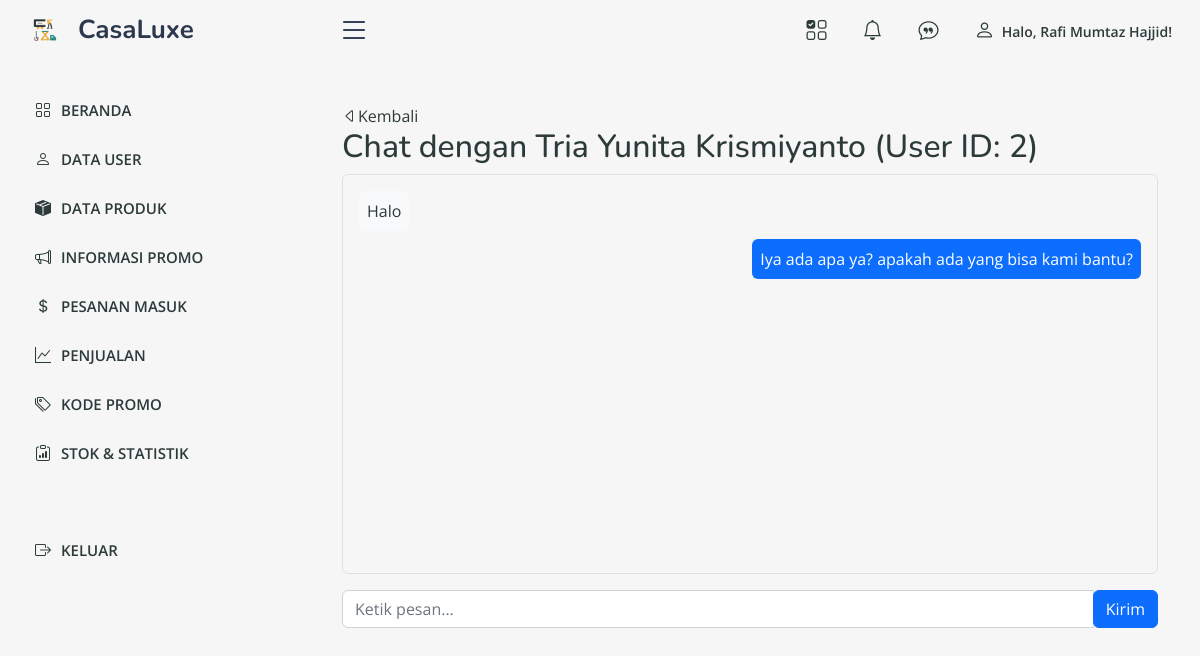
The page /admin/chat.php?user_id=2 (signed in) on the database as committed earlier.
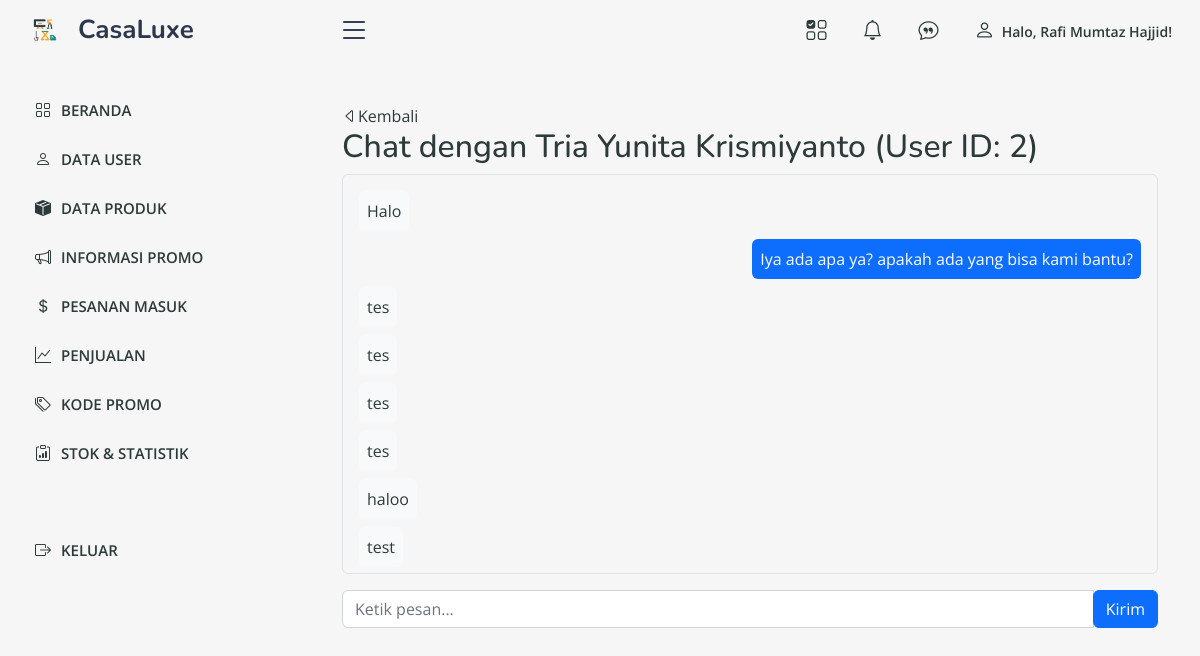
The same page on the database as committed later.
### tables this page shows
CREATE TABLE `messages` (
  `id_message` int(11) NOT NULL,
  `user_id` int(11) NOT NULL,
  `sender` enum('admin','user') NOT NULL,
  `message` text NOT NULL,
  `timestamp` timestamp NOT NULL DEFAULT current_timestamp()
);

### admin/chat.php (the view, shortened to what this page needs)
<?php
include '../db.php';
$user_id = $_GET['user_id'];
$user_query = "SELECT nama FROM user WHERE id_user='$user_id'";
$user_result = mysqli_query($kon, $user_query);
$user_data = mysqli_fetch_assoc($user_result);
$user_name = $user_data['nama'] ?? 'Tidak Diketahui';
$query = "SELECT * FROM messages WHERE user_id='$user_id' ORDER BY timestamp";
$result = mysqli_query($kon, $query);
?>
<!DOCTYPE html>
<html lang="en">
<head>
    <link href="../assets/vendor/bootstrap/css/bootstrap.min.css" rel="stylesheet">
    <link href="../assets/vendor/bootstrap-icons/bootstrap-icons.css" rel="stylesheet">
    <link href="../assets/vendor/boxicons/css/boxicons.min.css" rel="stylesheet">
    <link href="../assets/vendor/quill/quill.snow.css" rel="stylesheet">
    <link href="../assets/vendor/quill/quill.bubble.css" rel="stylesheet">
    <link href="../assets/vendor/remixicon/remixicon.css" rel="stylesheet">
    <link href="../assets/vendor/simple-datatables/style.css" rel="stylesheet">
    <link href="../assets/css/style.css" rel="stylesheet">
    <?php include 'aset.php'; ?>
</head>
<body>
  <?php require "atas.php"; ?>
  <?php require "menu.php"; ?>
  <main id="main" class="main">
    <div class="container mt-4">
        <div class="mt-4">
            <a href="index_admin.php" class="bi bi-caret-left"></i>Kembali</a>
        </div>
        <h2>Chat dengan <?php echo htmlspecialchars($user_name); ?> (User  ID: <?php echo htmlspecialchars($user_id); ?>)</h2>
        <div class="border rounded p-3 mb-3" style="height: 400px; overflow-y: auto;">
            <?php while ($row = mysqli_fetch_assoc($result)) { ?>
                <div class="d-flex <?php echo $row['sender'] == 'admin' ? 'justify-content-end' : 'justify-content-start'; ?> mb-2">
                    <div class="p-2 <?php echo $row['sender'] == 'admin' ? 'bg-primary text-white' : 'bg-light'; ?> rounded" style="max-width: 70%;">
                        <?php echo htmlspecialchars($row['message']); ?>
                    </div>
                </div>
            <?php } ?>
        </div>
        <form method="POST">
            <div class="input-group">
                <input type="text" name="message" class="form-control" placeholder="Ketik pesan...">
                <div class="input-group-append">
                    <button class="btn btn-primary" type="submit">Kirim</button>
                </div>
            </div>
        </form>
    </div>
  </main>
</body>
</html>

Rows that differ between the two databases and show on the page:
added messages: message "tes"
added messages: message "tes"
added messages: message "tes"
added messages: message "tes"
added messages: message "haloo"
added messages: message "test"
